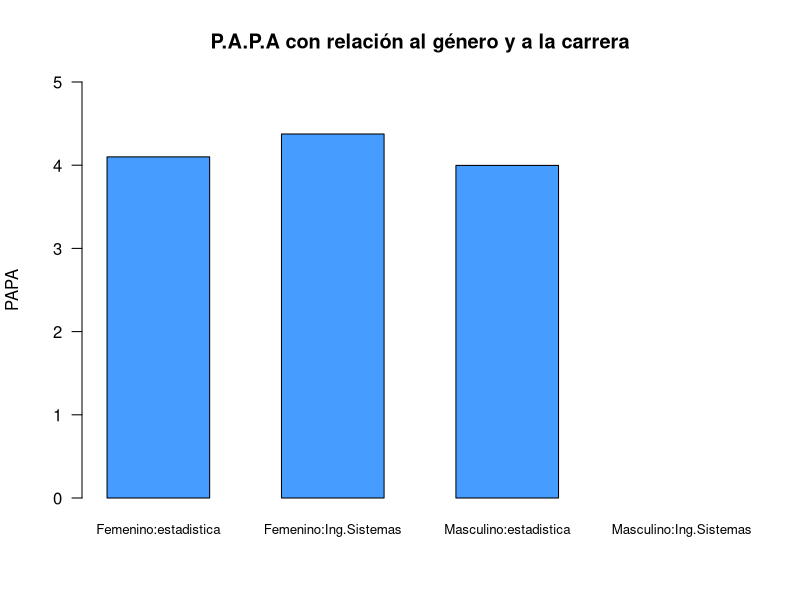
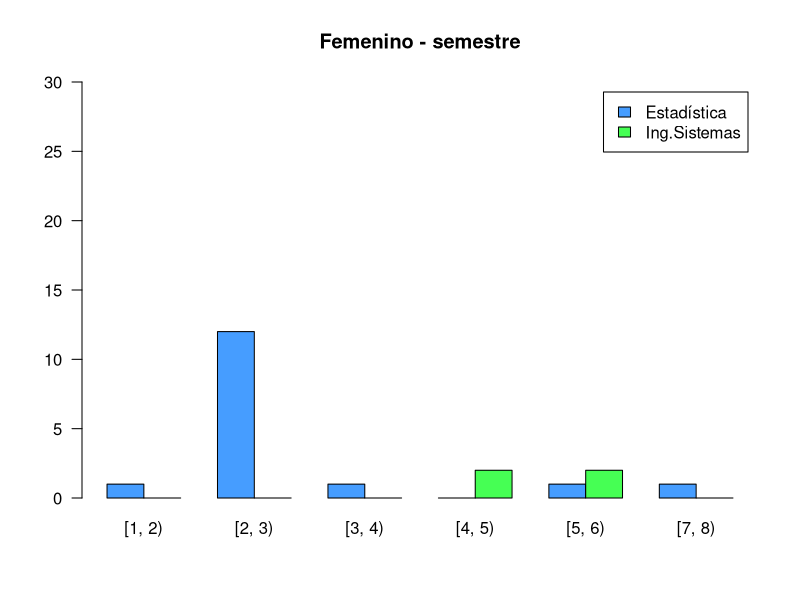
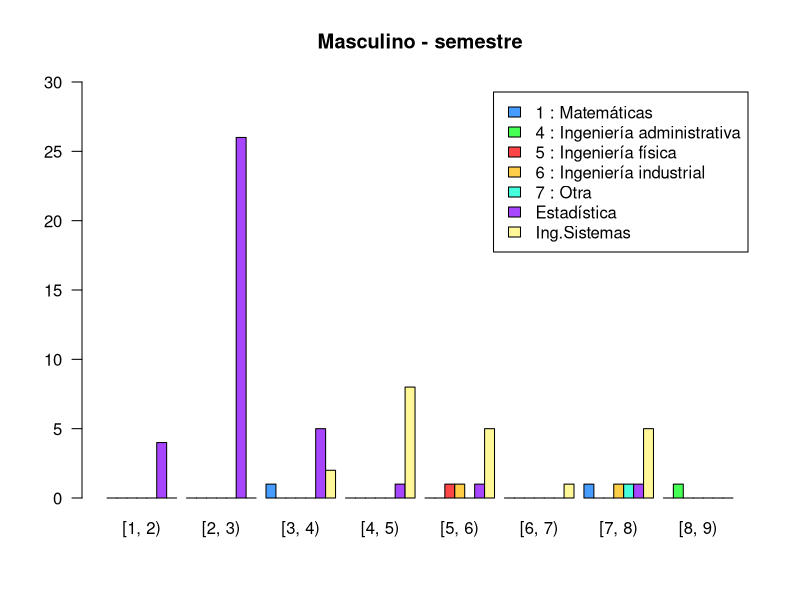
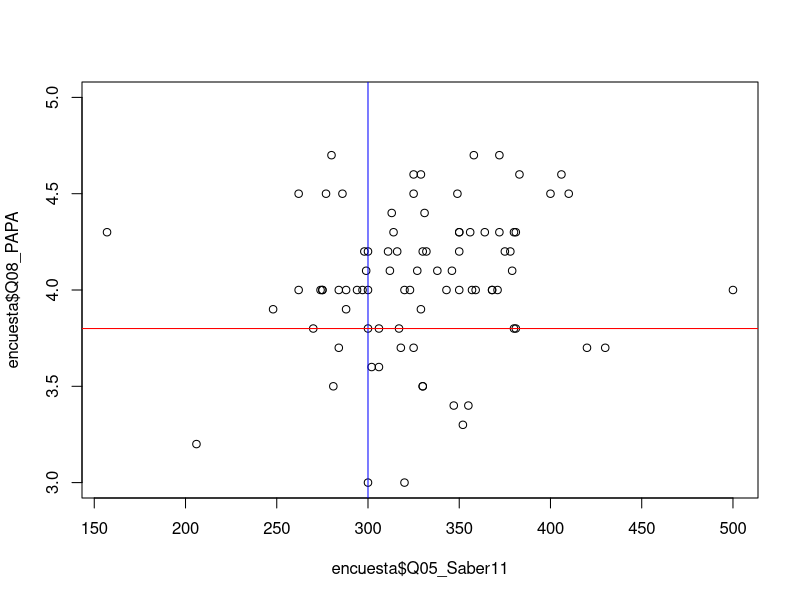
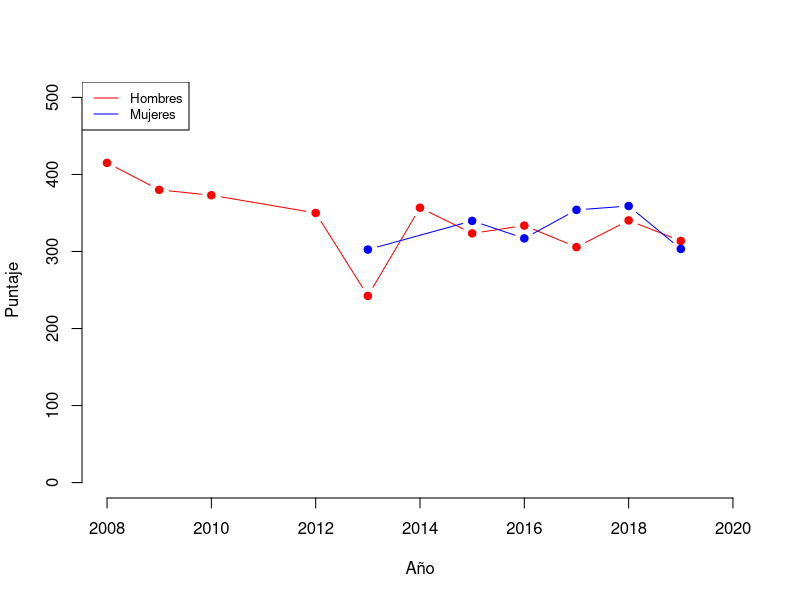
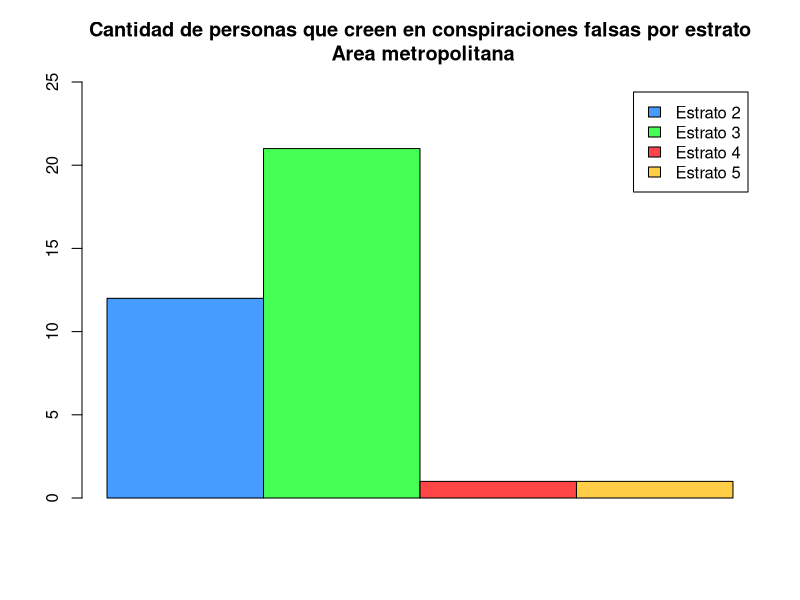

Reproduce these figures in R, in order.
## ---- chunk 1
knitr::opts_chunk$set(echo = FALSE,
                      message = FALSE,
                      warning = FALSE)
## ---- chunk 2
## Paquetes usados en el análisis.
library(tidyverse)
## ---- chunk 3
## Lectura de una base de datos tipo ".csv"
encuesta <- read.csv("encuesta1.csv", encoding = "UTF-8")
## ---- chunk 4
encuesta <- encuesta %>% 
  mutate(Q02_FechaNac = as.Date(as.character(Q02_FechaNac), "%Y-%m-%d"))
encuesta <- encuesta %>% 
  mutate(Q07_FechaSaber11 = as.Date(as.character(Q07_FechaSaber11), "%Y-%m-%d"))
## ---- chunk 5
##Papa por fuera del límite
encuesta$Q08_PAPA[encuesta$Q08_PAPA == 45 & !is.na(encuesta$Q08_PAPA)] <- 4.5
## ---- chunk 6
##Q04_semestre: reemplazar NaN por promedio de cada carrera
estadisticos <- encuesta %>%
  filter(Q03_Carrera == "3 : Estadística")

promedioSemestreEstadisticos <- round(mean(estadisticos$Q04_Semestre, na.rm=TRUE), 1)
encuesta$Q04_Semestre[is.na(encuesta$Q04_Semestre)] <- promedioSemestreEstadisticos
## ---- chunk 7
##Prueba realizada del 2000 al 2011-2: modificar escala R = 5*P
encuesta$Q05_Saber11[encuesta$Q05_Saber11 == 73] <- 73*5
## ---- chunk 8
##q08_papa: rellenar na con promedio de cada carrera
promedioPapaEstadisticos <- round(mean(estadisticos$Q08_PAPA[estadisticos$Q04_Semestre >= 2 & estadisticos$Q04_Semestre <= 3], na.rm=TRUE), 1)
encuesta$Q08_PAPA[is.na(encuesta$Q08_PAPA) & encuesta$Q03_Carrera == "3 : Estadística"] <- promedioPapaEstadisticos
## ---- chunk 9
##Cambiar fecha del icfes 2021 a 2019 porque está en el semestre 2
encuesta$Q07_FechaSaber11[encuesta$Q07_FechaSaber11 == as.Date("2021-08-08")] <- as.Date("2019-08-11")

##Cambiar puntaje=0 por promedio de puntajes obtenidos en ese año
icfes2019 <- encuesta %>%
  filter(Q07_FechaSaber11 >= as.Date("2019-01-01") & Q07_FechaSaber11 < as.Date("2020-01-01"))
promedioIcfes2019 <- round(mean(icfes2019$Q05_Saber11))
encuesta$Q05_Saber11[encuesta$Q05_Saber11 == 0 & encuesta$Q07_FechaSaber11 == as.Date("2019-08-08")] <- promedioIcfes2019
encuesta$Q05_Saber11[encuesta$Q05_Saber11 > 500 | encuesta$Q05_Saber11 <= 0] <- NaN
## ---- chunk 10
##Se obtiene el valor numérico del estrato
encuesta <- encuesta %>% 
  mutate(Q10_Estrato = as.numeric(substr(Q10_Estrato, 5,5)))
## ---- chunk 11
##q10_estrato: reemplazar "no se conoce" con el promedio de los estratos de los recursos que posee
promedioEstratoWifiPropio <- mean(encuesta$Q10_Estrato[encuesta$Q14_RecursosInformaticos..Wifi.propio == 1],  na.rm=TRUE)
promedioEstratoPortatilPropio <- mean(encuesta$Q10_Estrato[encuesta$Q14_RecursosInformaticos..Portátil.propio == 1], na.rm=TRUE)
encuesta$Q10_Estrato[is.na(encuesta$Q10_Estrato)] <- round(mean(promedioEstratoWifiPropio, promedioEstratoPortatilPropio))
## ---- chunk 12
##Cambiar rango de porcentajes: de 0-1 a 0-100 
encuesta$Q25_PorcentArea[encuesta$Q25_PorcentArea == 0.1] <- 10
encuesta$Q27_PorcentDivisor[encuesta$Q27_PorcentDivisor == 0.5] <- 50
## ---- chunk 13
## Filtros


## Filtro mujeres de estadistica.

Pap_fem_sta <- encuesta %>%
  filter(encuesta$Q01_Genero == "2 : Femenino" & encuesta$Q03_Carrera == "3 : Estadística")

## Filtro hombres de estadistica.

Pap_mas_sta <- encuesta %>%
  filter(encuesta$Q01_Genero == "1 : Masculino" & encuesta$Q03_Carrera == "3 : Estadística")

## Filtro mujeres de Sistemas.

Pap_fem_sis <- encuesta %>%
  filter(encuesta$Q01_Genero == "2 : Femenino" & encuesta$Q03_Carrera == "2 : Ingeniería de sistemas e informática")

## Filtro hombres de Sistemas.

Pap_mas_sis <- encuesta %>%
  filter(encuesta$Q01_Genero == "1 : Masculino" & encuesta$Q03_Carrera == "2 : Ingeniería de sistemas e informÃ¡tica")


## Las demas variables como son las carreras de Ingenieria Administrativa, Matematicas, Ingenieria Fisica y otras no se van a tomar en cuenta ya que la frecuencia de estas es menor comparadas con las demas (Estadistica e Ingenieria de Sistemas) y no se puede hacer un buen analisis con estas.

## ---- chunk 14
## PROMEDIOS

## Mujeres estadistica

Prom_fem_t <- mean(Pap_fem_sta$Q08_PAPA)

## Hombres estadistica

Prom_mas_t <- mean(Pap_mas_sta$Q08_PAPA)

## Mujeres Sistemas

Prom_fem_s <- mean(Pap_fem_sis$Q08_PAPA)
## Hombres Sistemas

Prom_mas_s <- mean(Pap_mas_sis$Q08_PAPA)

## ---- chunk 15
## Grafica

## Se crea una matriz para poder hacer la grafica de barras.

Femenino_estadistica <- Prom_fem_t 
Mascuino_estadistica <- Prom_mas_t 
Femenino_Ing.Sistemas <- Prom_fem_s 
Masculino_Ing.Sistemas <- Prom_mas_s

Tabla_datos <- t(matrix(cbind(Femenino_estadistica, Femenino_Ing.Sistemas, Mascuino_estadistica, Masculino_Ing.Sistemas )))

Tabla_datos
  colnames(Tabla_datos) <- c("Femenino:estadistica", "Femenino:Ing.Sistemas", "Masculino:estadistica", "Masculino:Ing.Sistemas")

  
barplot(Tabla_datos,
        col = c("#469dff"),
        las = 1, 
        ylim = c(0, 5), 
        ylab = "PAPA",
        main = "P.A.P.A con relación al género y a la carrera", 
        cex.names = 0.8,
        space = c(0.7, 0.7, 0.7, 0.7))

## ---- chunk 16
dt <- encuesta[,c("Q01_Genero","Q03_Carrera", "Q04_Semestre" )] # Nueva base con las variables para este analisis

#dt <- dt %>%
#  filter(dt$Q03_Carrera == "3 : Estadística" | dt$Q03_Carrera == "2 : Ingeniería de sistemas e #informática" )

dt$sem_int <- dt$Q04_Semestre
dt$sem_int[dt$Q04_Semestre >= 1.0 & dt$Q04_Semestre < 2.0]  <- "[1, 2)"
dt$sem_int[dt$Q04_Semestre >= 2.0 & dt$Q04_Semestre < 3.0]  <- "[2, 3)"
dt$sem_int[dt$Q04_Semestre >= 3.0 & dt$Q04_Semestre < 4.0]  <- "[3, 4)"
dt$sem_int[dt$Q04_Semestre >= 4.0 & dt$Q04_Semestre < 5.0]  <- "[4, 5)"
dt$sem_int[dt$Q04_Semestre >= 5.0 & dt$Q04_Semestre < 6.0]  <- "[5, 6)"
dt$sem_int[dt$Q04_Semestre >= 6.0 & dt$Q04_Semestre < 7.0]  <- "[6, 7)"
dt$sem_int[dt$Q04_Semestre >= 7.0 & dt$Q04_Semestre < 8.0]  <- "[7, 8)"
dt$sem_int[dt$Q04_Semestre >= 8.0 & dt$Q04_Semestre < 9.0]  <- "[8, 9)"


dt$car_str <- dt$Q03_Carrera
dt$car_str[dt$Q03_Carrera == "2 : Ingeniería de sistemas e informática"] <- "Ing.Sistemas"
dt$car_str[dt$Q03_Carrera == "3 : Estadística"] <- "Estadística"

## ---- chunk 17
table(dt$Q01_Genero, dt$sem_int)
table(dt$Q03_Carrera, dt$sem_int)
table(dt$Q03_Carrera, dt$sem_int,dt$Q01_Genero)

dt_m <- dt %>%
  filter(dt$Q01_Genero == "1 : Masculino")
dt_f <- dt %>%
  filter(dt$Q01_Genero == "2 : Femenino")

a1 <- table(dt_m$car_str, dt_m$sem_int)
a2 <- table(dt_f$car_str, dt_f$sem_int)

palette(c("#469dff", "#46ff54", "#ff4646", "#ffcd46", "#46ffdd", "#a846ff", "#FFF798"))


 
barplot(a2, 
        beside = TRUE, 
        las = 1, 
        ylim = c(0, 30), 
        main = "Femenino - semestre",
        col = c(1, 2),
        legend = TRUE)


barplot(a1, beside = TRUE, 
        las = 1, 
        main = "Masculino - semestre", 
        ylim = c(0, 30),
        col = c(1, 2, 3, 4, 5, 6, 7),
        legend = TRUE)

## ---- chunk 18
# filtro de las personas que viven en el area metropolitana

per_metro <- encuesta %>%
  filter(encuesta$Q09_EnAreaMetropolitana == 1)


## Se toman en cuenta las personas que creen en conspiraciones falsas.

#El hombre nunca llegó a la luna, es un montaje de Hollywood.

#Las vacunas no sirven y son una conspiración de las multinacionales farmacéuticas para enriquecerse.

#La tierra es hueca y en su interior existe una civilización oculta

#Los alienígenas visitaron las civilizaciones antiguas, influyeron en sus historia y construyeron los mega monumentos de la antiguedad

#Los efectos del cambio climático son naturales, y el escándalo se debe a conspiraciones de ambientalistas y de ciertos gremios económicos.

# Las ráfagas solares causan los sismos en la tierra.
## ---- chunk 19
plot(encuesta$Q05_Saber11, encuesta$Q08_PAPA, ylim=c(3,5))
abline(v=300, col="blue")
abline(h=3.8, col="red")
## ---- chunk 20
buenPapaIcfes <-  nrow(encuesta %>% filter(Q05_Saber11 >= 300 & Q08_PAPA >= 3.8))
buenPapaIcfes/nrow(encuesta %>% filter(!is.na(Q05_Saber11) & !is.na(Q08_PAPA)))
## ---- chunk 21
buenPapaIcfes2 <-  nrow(encuesta %>% filter(Q05_Saber11 <= 300 & Q08_PAPA >= 3.8))
buenPapaIcfes2/nrow(encuesta %>% filter(!is.na(Q05_Saber11) & !is.na(Q08_PAPA)))
## ---- chunk 22
puntajesIcfes <- encuesta %>% 
  mutate(añoIcfes = format(encuesta$Q07_FechaSaber11,"%Y")) %>%
  select(Q01_Genero, Q05_Saber11, añoIcfes)

puntajesHombres <- puntajesIcfes %>% filter(Q01_Genero == "1 : Masculino") %>%
  group_by(añoIcfes) %>% summarise(puntajePromedio = mean(Q05_Saber11, na.rm=TRUE))

puntajesMujeres <- puntajesIcfes %>% filter(Q01_Genero == "2 : Femenino") %>%
  group_by(añoIcfes) %>% summarise(puntajePromedio = mean(Q05_Saber11, na.rm=TRUE))

plot(puntajesHombres$añoIcfes, puntajesHombres$puntajePromedio, type = "b",
     frame = FALSE, pch = 19, col = "red", xlab = "Año", ylab = "Puntaje",
     xlim=c(2008,2020), ylim=c(0,500))

lines(puntajesMujeres$añoIcfes, puntajesMujeres$puntajePromedio, pch = 19,
      col = "blue", type = "b", lty = 1)

legend("topleft", legend=c("Hombres", "Mujeres"),
       col=c("red", "blue"), lty = 1:1, cex=0.8)
## ---- chunk 23
per_metro$cree_sn[per_metro$Q15_Alunizaje == 1 | 
                    per_metro$Q18_Vacunas == 1 | 
                    per_metro$Q21_TierraHueca == 1|
                    per_metro$Q22_alienigenas == 1 |
                    per_metro$Q23_CambioClimatico == 1 |
                    per_metro$Q20_RafagasSolares == 1] <- "SI"



creen_cons <- per_metro %>%
  filter

creen_cons$Q10_Estrato[creen_cons$Q10_Estrato == 2] <- "Estrato 2"
creen_cons$Q10_Estrato[creen_cons$Q10_Estrato == 3] <- "Estrato 3"
creen_cons$Q10_Estrato[creen_cons$Q10_Estrato == 4] <- "Estrato 4"
creen_cons$Q10_Estrato[creen_cons$Q10_Estrato == 5] <- "Estrato 5"

tabla_metro <- table(creen_cons$Q10_Estrato, creen_cons$cree_sn)

barplot(tabla_metro, 
        legend = TRUE, 
        ylim = c(0, 25),
        beside = TRUE ,
        col = c(1, 2, 3, 4),
        main = "Cantidad de personas que creen en conspiraciones falsas por estrato\n Area metropolitana",
        names = "")


## ---- chunk 24
